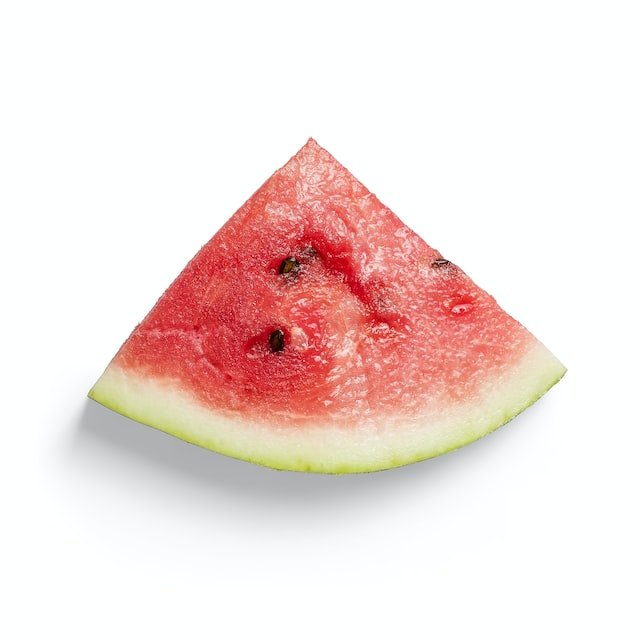
#> input picture OpenCV/karpuz.jpg, 640 x 640 px
$ python 'Karpuz_kesip_çıkarma_boyama.py'
#> lines starting #> are read from the running program, lines starting #| are printed output that depends on the picture; after the words box and inside, x2 and y2 are one past the last pixel; in counts of white or black regions, pixels touching at a corner belong together
import cv2


img = cv2.imread("karpuz.jpg")
#> img is the input picture: shape (640, 640, 3); mean B, G, R 221.5, 224.7, 243.1
#resmi okuduk
cv2.imshow("resim",img)
cv2.waitKey(0)
gray = cv2.cvtColor(img , cv2.COLOR_BGR2GRAY)
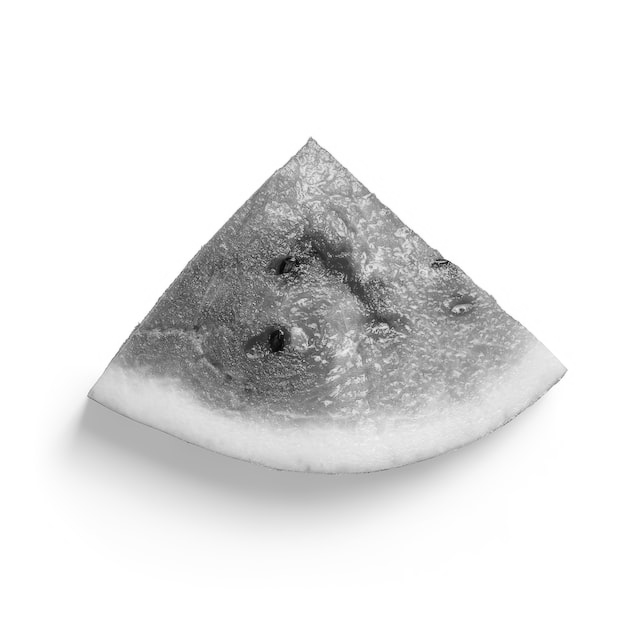
#> gray: shape (640, 640); min 3, max 255, mean 230
#Resmin rengini gri yaptık

edged = cv2.Canny(gray,10,40)
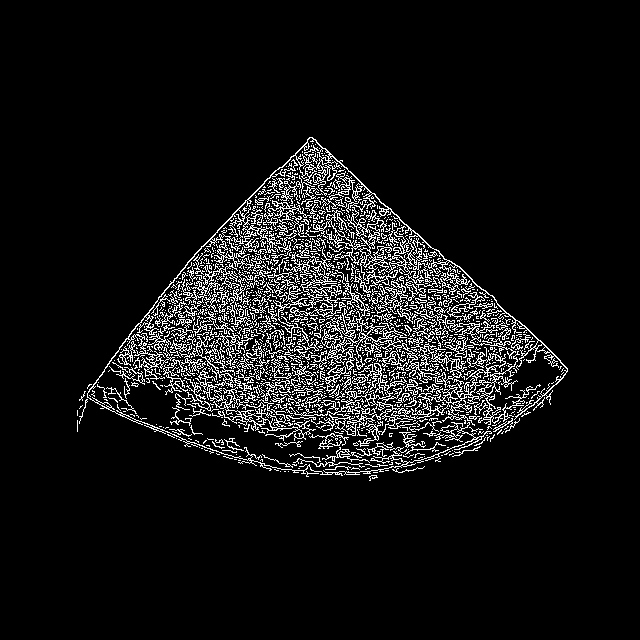
#> edged: shape (640, 640); 7.8% white in thin lines or dots, all inside (x1, y1, x2, y2) = (77, 137, 568, 481)
#canny bulma algoritması ile kenarlarını bulduk

contours, hierarchy = cv2.findContours(edged,cv2.RETR_TREE, cv2.CHAIN_APPROX_SIMPLE)
#> contours = 2284 contours, 2108 with area under 20; largest, box (x1, y1, x2, y2) and area: (87, 137, 568, 476) 3400, (289, 351, 541, 447) 1864, (310, 207, 441, 293) 1576, (321, 270, 440, 383) 1061, (283, 246, 346, 318) 570
#konturledik

for i in contours:

    x,y,w,h = cv2.boundingRect(i)
    #Kontur çerçeve noktalarını hesaplayıp cv2.rectangle() metoduyla etraflarına dikdörtgen çizdik

    if w>200 and h>100:
        #belli bir alan tanımladık
        break
#> this loop made 2151 passes
#> (x, y, w, h) on passes 1, 3, 4: (369, 475, 9, 6), (306, 471, 13, 6), (288, 471, 1, 1)

kes = img[y:y+h, x:x+w]
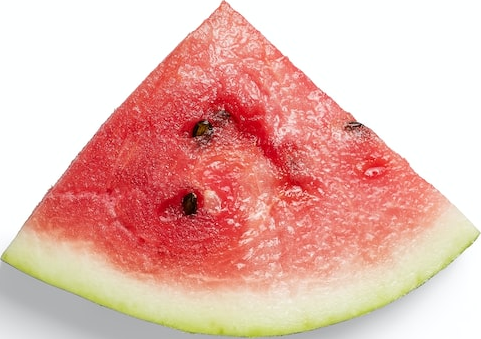
#> kes: shape (339, 481, 3); mean B, G, R 175.6, 184, 231.8
#kesilecek köşegenleri belirttik

cv2.imwrite("kesik_karpuz.jpg",kes)
#kesilen parçayı dosyaya kaydettik

cv2.drawContours(img, contours, -1,(0,0,255),3)
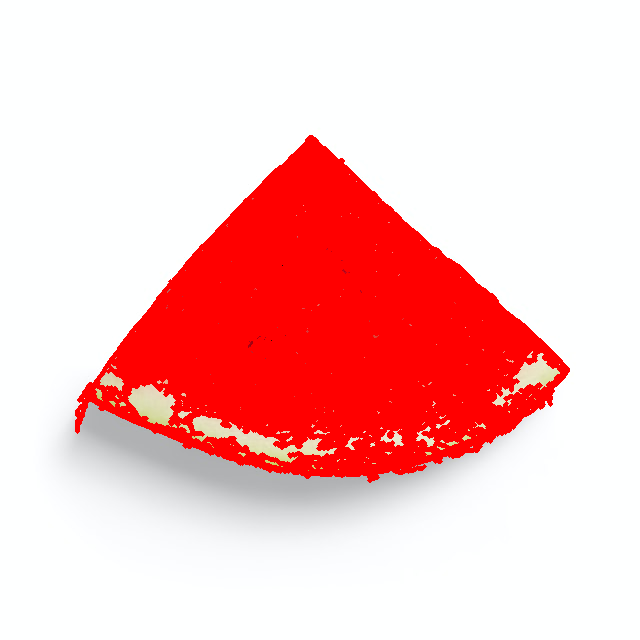
#> img: shape (640, 640, 3); mean B, G, R 194.9, 195.1, 250.5
#Çıkan konturleri çizdirdik.


cv2.imshow("kesilen_karpuz",kes)
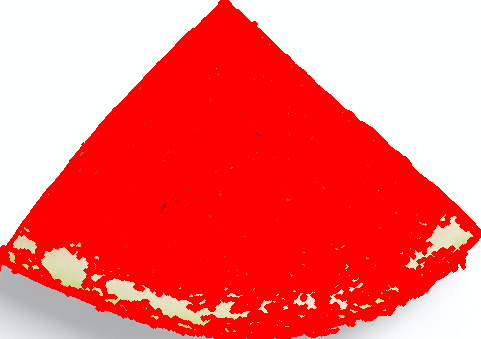
#> window 'kesilen_karpuz': shape (339, 481, 3); mean B, G, R 109.2, 110.4, 250.2
#kesilen parçayı ekranda gösterttik

cv2.waitKey(0)
